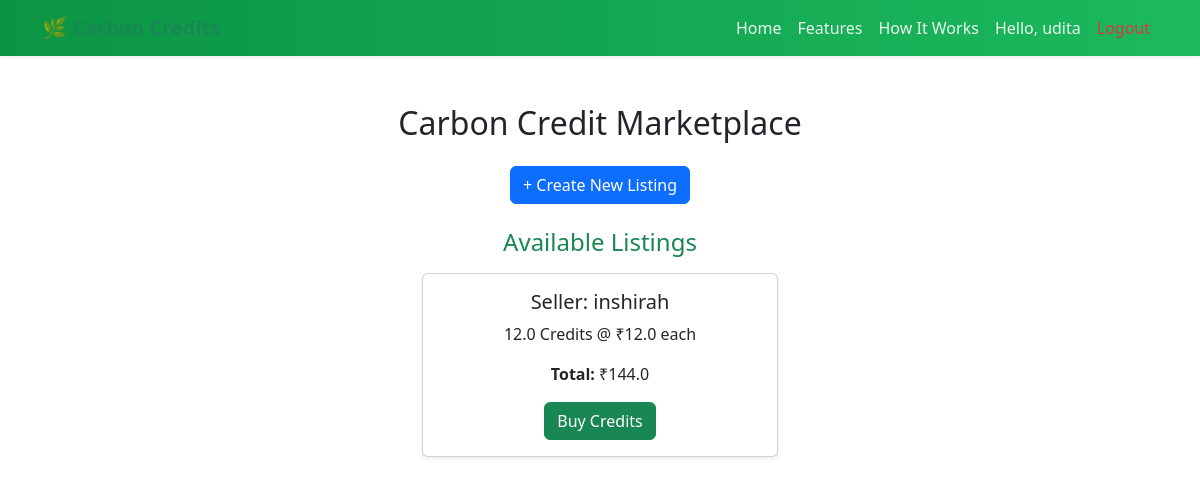
/marketplace (signed in), run on the app's committed database.
### models.py (models this page shows)
class User(db.Model, UserMixin):
    id = db.Column(db.Integer, primary_key=True)
    username = db.Column(db.String(80), unique=True, nullable=False)
    password = db.Column(db.String(200), nullable=False)
    credits = db.Column(db.Float, default=1000.0)
    wallet_balance = db.Column(db.Float, default=5000.0)

class MarketplaceListing(db.Model):
    id = db.Column(db.Integer, primary_key=True)
    user_id = db.Column(db.Integer, db.ForeignKey("user.id"), nullable=False)
    credits = db.Column(db.Float, nullable=False)
    price_per_credit = db.Column(db.Float, nullable=False)
    total_price = db.Column(db.Float, nullable=False)
    status = db.Column(db.String(20), default="available")  # available / sold
    created_at = db.Column(db.DateTime, default=datetime.utcnow)
    user = db.relationship("User", backref="listings", lazy=True)

### app.py (the view)
@app.route("/marketplace")
@login_required
def marketplace():
    listings = MarketplaceListing.query.filter(
        MarketplaceListing.status == "available",
        MarketplaceListing.user_id != current_user.id
    ).all()
    user_listings = MarketplaceListing.query.filter_by(user_id=current_user.id).all()
    return render_template("marketplace.html", listings=listings, user_listings=user_listings)

### app.py (called while the page is built)
@login_manager.user_loader
def load_user(user_id):
    return User.query.get(int(user_id))

### templates/marketplace.html (shortened to what this page needs)
{% extends 'base.html' %}
{% block content %}
<div class="container mt-5">
  <h2 class="text-center mb-4">Carbon Credit Marketplace</h2>
  <div class="text-center mb-4">
    <a href="{{ url_for('create_listing') }}" class="btn btn-primary">+ Create New Listing</a>
  </div>
  {% if listings %}
  <h4 class="text-center mb-3 text-success">Available Listings</h4>
  <div class="row justify-content-center">
    {% for listing in listings %}
      <div class="col-md-4 mb-4">
        <div class="card shadow-sm text-center p-3">
          <h5>Seller: {{ listing.user.username }}</h5>
          <p>{{ listing.credits }} Credits @ ₹{{ listing.price_per_credit }} each</p>
          <p><strong>Total:</strong> ₹{{ listing.total_price }}</p>
          <form action="{{ url_for('buy_credits', listing_id=listing.id) }}" method="POST">
            <button type="submit" class="btn btn-success">Buy Credits</button>
          </form>
        </div>
      </div>
    {% endfor %}
  </div>
  {% else %}
  <p class="text-center text-muted mt-4">No available listings right now.</p>
  {% endif %}
</div>
{% endblock %}

### templates/base.html (shortened to what this page needs)
<!DOCTYPE html>
<html lang="en">
<head>
    <link rel="stylesheet" href="{{ url_for('static', filename='style.css') }}">
    <link href="https://cdn.jsdelivr.net/npm/bootstrap@5.3.2/dist/css/bootstrap.min.css" rel="stylesheet">
    <link rel="stylesheet" href="https://use.fontawesome.com/releases/v5.11.2/css/all.css">
</head>
<body>
    <nav class="navbar navbar-expand-lg navbar-light bg-light sticky-top shadow-sm">
        <div class="container">
            <a class="navbar-brand fw-bold text-success" href="{{ url_for('home') }}">🌿 Carbon Credits</a>
            <div class="collapse navbar-collapse justify-content-end" id="navbarNav">
                <ul class="navbar-nav">
                    <li class="nav-item"><a class="nav-link" href="{{ url_for('home') }}">Home</a></li>
                    <li class="nav-item"><a class="nav-link" href="#features">Features</a></li>
                    <li class="nav-item"><a class="nav-link" href="#how">How It Works</a></li>
                    {% if current_user.is_authenticated %}
                        <li class="nav-item"><a class="nav-link">Hello, {{ current_user.username }}</a></li>
                        <li class="nav-item"><a class="nav-link text-danger" href="{{ url_for('logout') }}">Logout</a></li>
                    {% else %}
                        <li class="nav-item"><a class="nav-link" data-bs-toggle="modal" data-bs-target="#loginModal">Login</a></li>
                        <li class="nav-item"><a class="nav-link" data-bs-toggle="modal" data-bs-target="#signupModal">Sign Up</a></li>
                    {% endif %}
                </ul>
            </div>
        </div>
    </nav>
    {% block content %}{% endblock %}
</body>
</html>

### static/style.css (style rules this page uses)
body { font-family: "Poppins", sans-serif; background-color: #f8f9fa; color: #333; margin: 0; padding: 0; }
.navbar { background: linear-gradient(90deg, #0b9444, #1cb95e); padding: 0.8rem 1.5rem; }
.navbar-brand { font-weight: 700; font-size: 1.5rem; color: #fff !important; }
.nav-link { color: #e9f9ee !important; font-weight: 500; transition: color 0.3s ease; }
.card { border-radius: 15px; transition: transform 0.2s ease, box-shadow 0.2s ease; }

### data on the page
User: username "udita"
MarketplaceListing: user.username "inshirah", credits "12.0", price_per_credit "12.0", total_price "144.0"
